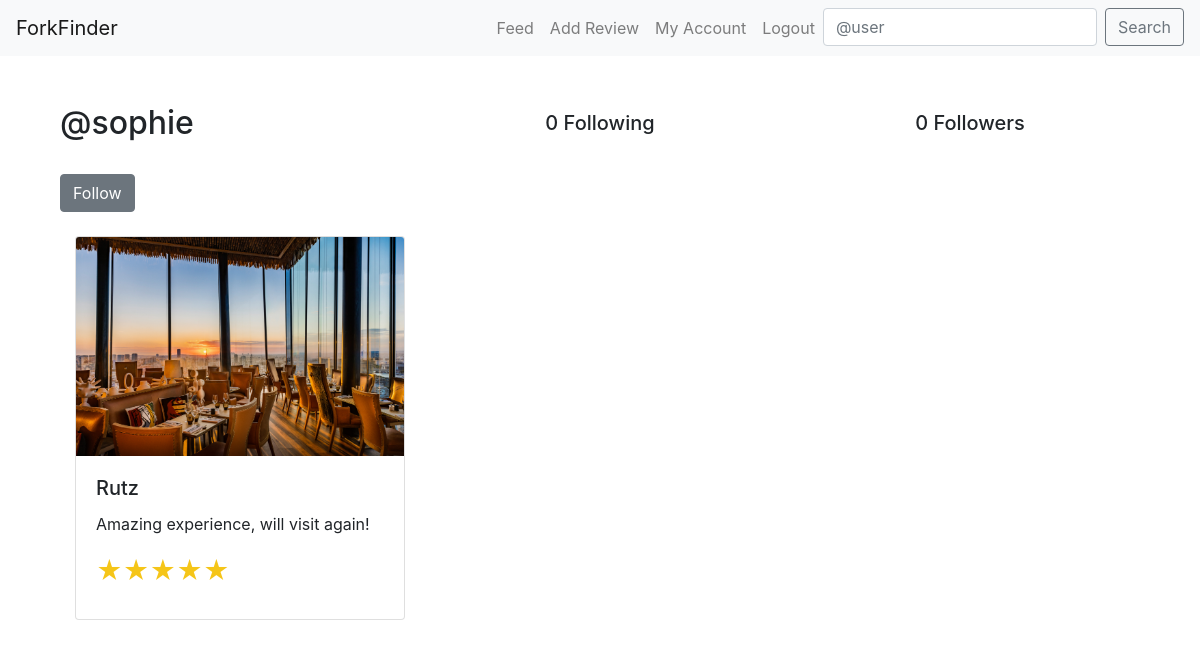
Before: /profile/75/ (signed in) with the older database file.
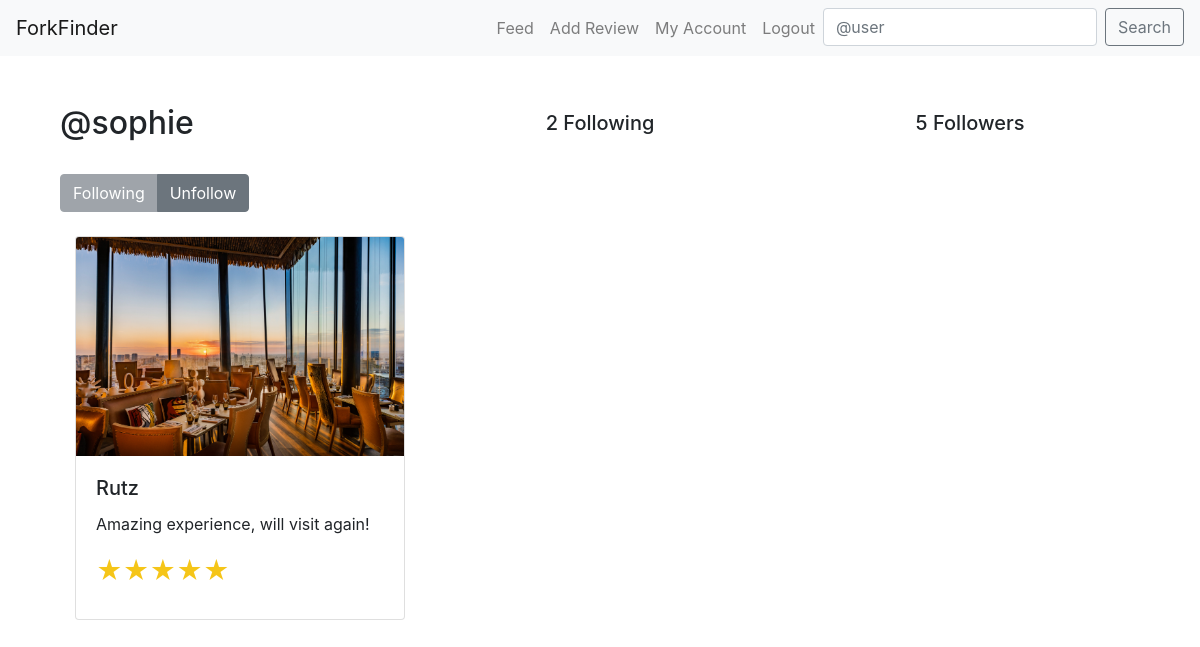
After: the same page with the newer database file.
### core/models.py (models this page shows, shortened)
class Profile(models.Model):
    USER_TYPE_CHOICES = (
        ('regular', 'Regular User'),
        ('critic', 'Culinary Critic'),
    )
    user = models.OneToOneField(User, on_delete=models.CASCADE)
    user_type = models.CharField(max_length=20, choices=USER_TYPE_CHOICES, default='regular')
    follows = models.ManyToManyField(
        "self",
        related_name="followed_by",
        symmetrical=False,
        blank=True
    )
    latitude = models.DecimalField(max_digits=9, decimal_places=6, null=True, blank=True)
    longitude = models.DecimalField(max_digits=9, decimal_places=6, null=True, blank=True)
    favorite_reviews = models.ManyToManyField('Review', related_name='favorited_by_profiles', blank=True)
    def is_culinary_critic(self):
        return self.user_type == 'critic'

### core/views.py (the view, shortened to what this page needs)
# urls.py: path("profile/<int:pk>/", profile_view, name="profile"),
def profile_view(request,pk):
    profile = Profile.objects.get(pk=pk)
    return render(request, "profile.html", {"profile": profile})

### templates/profile.html (shortened to what this page needs)
{% extends "base.html" %}
{% block content %}
<div class="container">
    <div class="row align-items-center mb-4">
        <div class="col-md-4">
            <h2>@{{ profile.user.username }}
            </h2>
        </div>
        <div class="col-md-4 text-center">
            <h5>{{ profile.follows.count }} Following</h5>
        </div>
        <div class="col-md-4 text-center">
            <h5>{{ profile.followed_by.count }} Followers</h5>
        </div>
    </div>
    {% if profile.user != request.user %}
        <form method="post" class="mb-4">
            <div class="btn-group" role="group" aria-label="Basic example">
                {% if profile in user.profile.follows.all %}
                    <button type="button" class="btn btn-secondary" disabled>Following</button>
                    <button type="submit" class="btn btn-secondary" name="follow" value="unfollow">Unfollow</button>
                {% else %}
                    <button type="submit" class="btn btn-secondary" name="follow" value="follow">Follow</button>
                {% endif %}
            </div>
        </form>
    {% endif %}
    <div class="tab-content" id="myTabContent" >
        <div class="tab-pane fade show active" id="my-reviews" role="tabpanel" aria-labelledby="my-reviews-tab">
            <div class="container">
                <div class="row">
                    {% for review in profile.user.reviews.all %}
                    <div class="col-md-4 mb-3">
                        <div class="card">
                            <img src="{{ review.photo.url }}" class="card-img-top" alt="Restaurant Photo">
                            <div class="card-body">
                                <h5 class="card-title">{{ review.restaurant.name }}</h5>
                                <p class="card-text">{{ review.body }}</p>
                                <p class="card-text">
                                    <small class="text-muted">
                                        <span class="star-rating">
                                            {% for i in "54321" %}
                                                <label style="color: {% if i|add:0 <= review.rating %}#f5c518{% else %}#ddd{% endif %};">&#9733;</label>
                                            {% endfor %}
                                        </span>
                                    </small>
                                </p>
                            </div>
                        </div>
                    </div>
                    {% endfor %}
                </div>
            </div>
        </div>
    </div>
</div>
{% endblock %}

Changed rows visible on the page:
changed Profile "sophie": follows.count "0" → "2"; followed_by.count "0" → "5"
Other visible differences:
text no longer shown: "Follow"
text now shown: "Following Unfollow"
